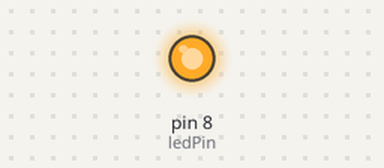
Simulated run of this sketch. Board: Arduino Uno, built with avr-gcc and run on an emulated ATmega328P. On the bench: output pins drawn as LEDs (lit = HIGH).

Above: at 1.8 s.
At 8.5 s:
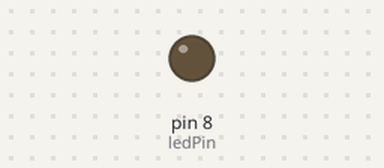
Timing chart, 0 to 13.3 s (numbered marks = the images above):
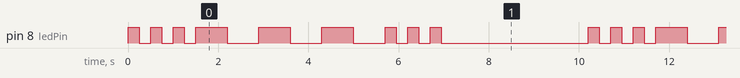

The sketch:

02_SOS_blinking_with_LED.ino
```cpp
int ledPin = 8;
int shortDot = 250;
int longDot = 700;
int pause = 3000;


void setup() {
  pinMode(8,OUTPUT);
}

void loop() {
  digitalWrite(ledPin,HIGH);
  delay(shortDot);
  digitalWrite(ledPin,LOW);
  delay(shortDot);
  digitalWrite(ledPin,HIGH);
  delay(shortDot);
  digitalWrite(ledPin,LOW);
  delay(shortDot);
  digitalWrite(ledPin,HIGH);
  delay(shortDot);
  digitalWrite(ledPin,LOW);
  delay(shortDot);

  digitalWrite(ledPin,HIGH);
  delay(longDot);
  digitalWrite(ledPin,LOW);
  delay(longDot);
  digitalWrite(ledPin,HIGH);
  delay(longDot);
  digitalWrite(ledPin,LOW);
  delay(longDot);
  digitalWrite(ledPin,HIGH);
  delay(longDot);
  digitalWrite(ledPin,LOW);
  delay(longDot);


  digitalWrite(ledPin,HIGH);
  delay(shortDot);
  digitalWrite(ledPin,LOW);
  delay(shortDot);
  digitalWrite(ledPin,HIGH);
  delay(shortDot);
  digitalWrite(ledPin,LOW);
  delay(shortDot);
  digitalWrite(ledPin,HIGH);
  delay(shortDot);
  digitalWrite(ledPin,LOW);
  delay(shortDot);

  delay(pause);
}
```

Measured:
- by itself, pin 8 (ledPin): repeats every 10.2 s: 2 × (LOW 0.25 s, HIGH 0.25 s), LOW 0.25 s, 3 × (HIGH 0.70 s, LOW 0.70 s), 2 × (HIGH 0.25 s, LOW 0.25 s), HIGH 0.25 s, LOW 3.3 s, HIGH 0.25 s
- by itself, everything shown: repeats every 10.2 s, in 18 steps
